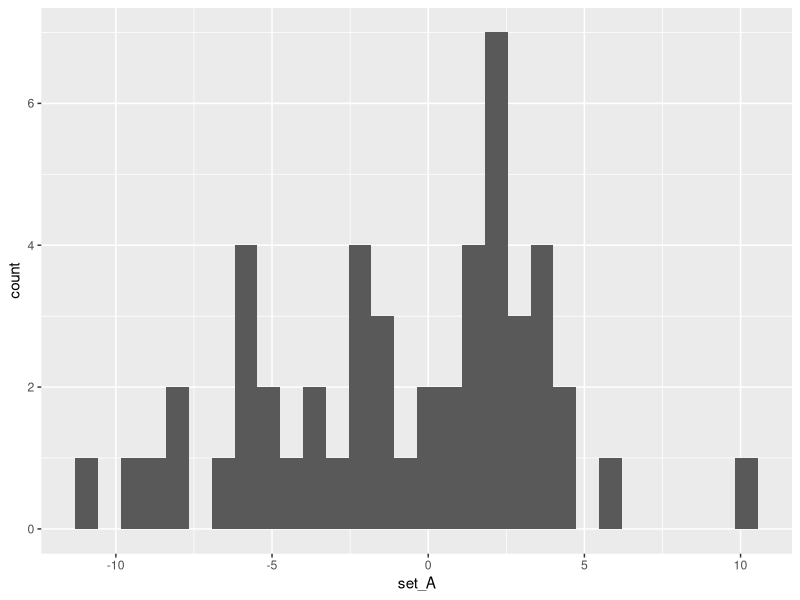
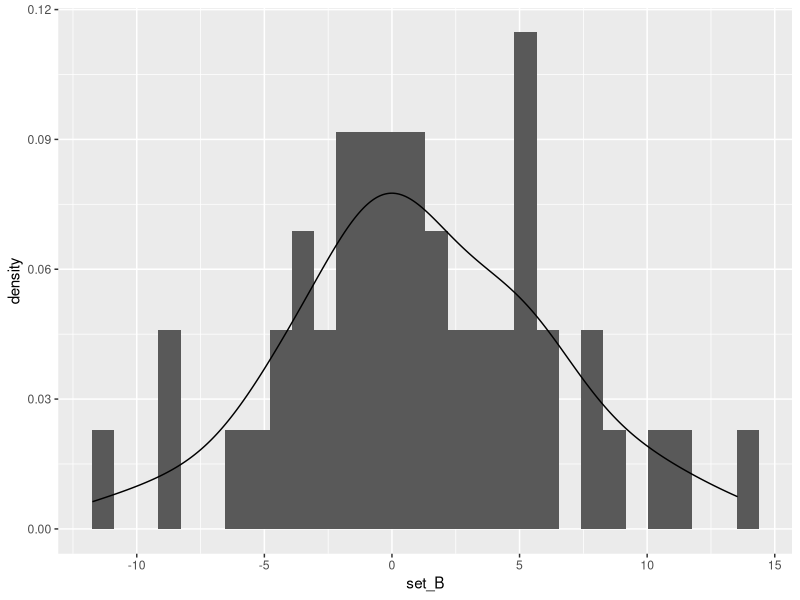
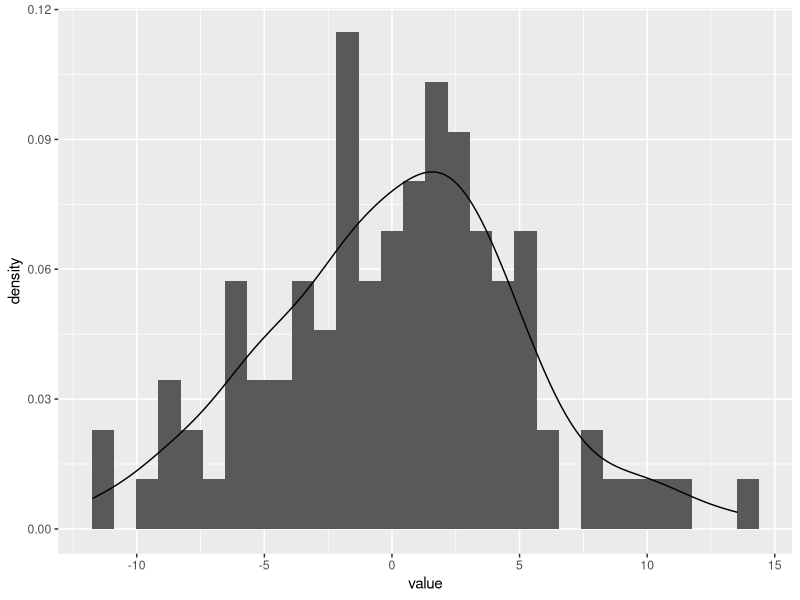
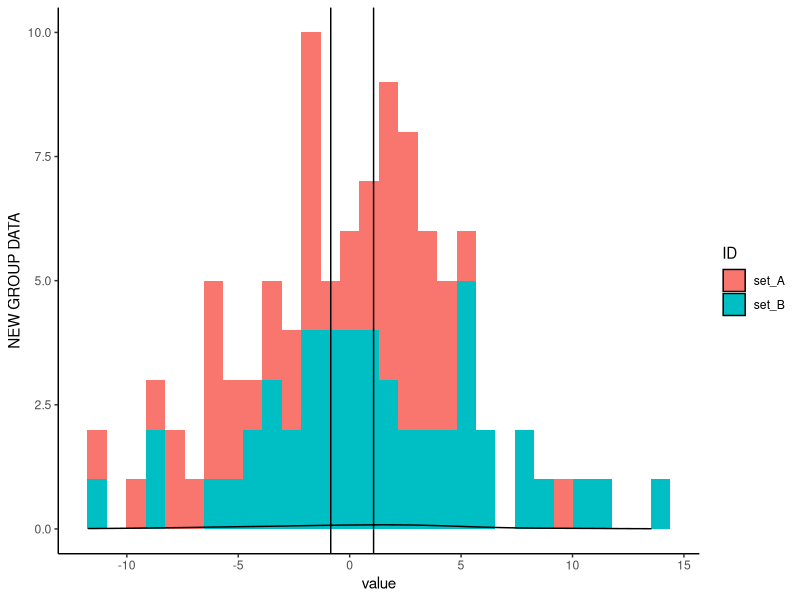
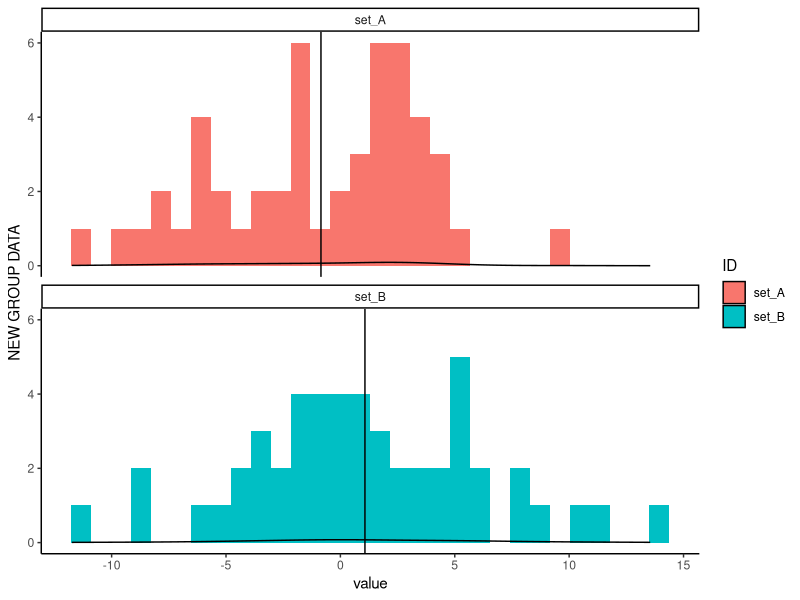
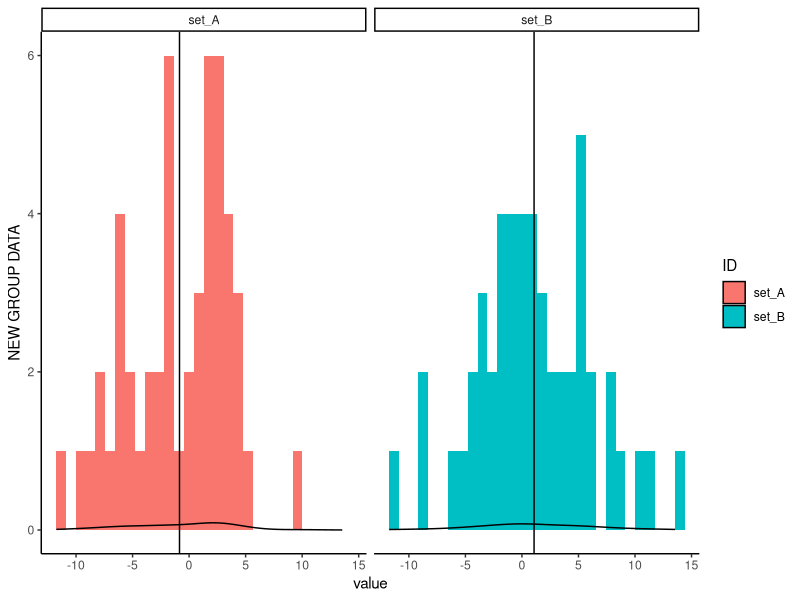
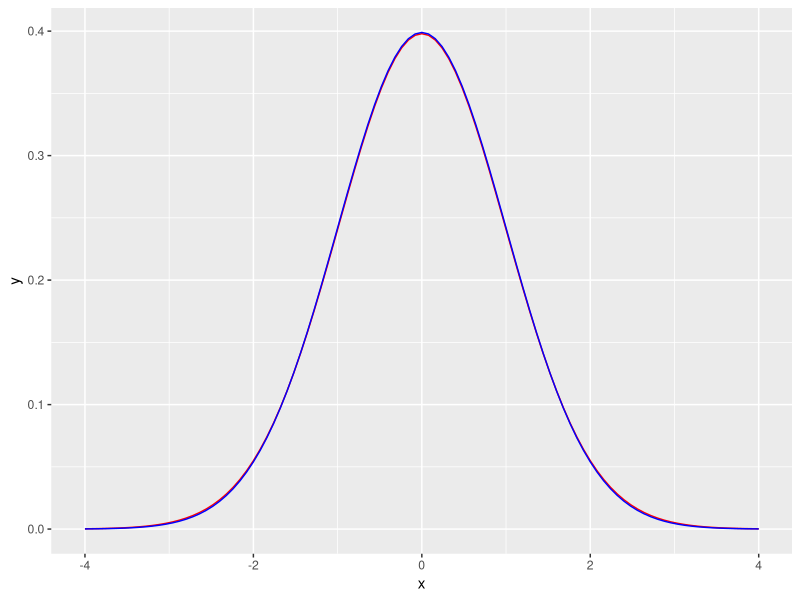
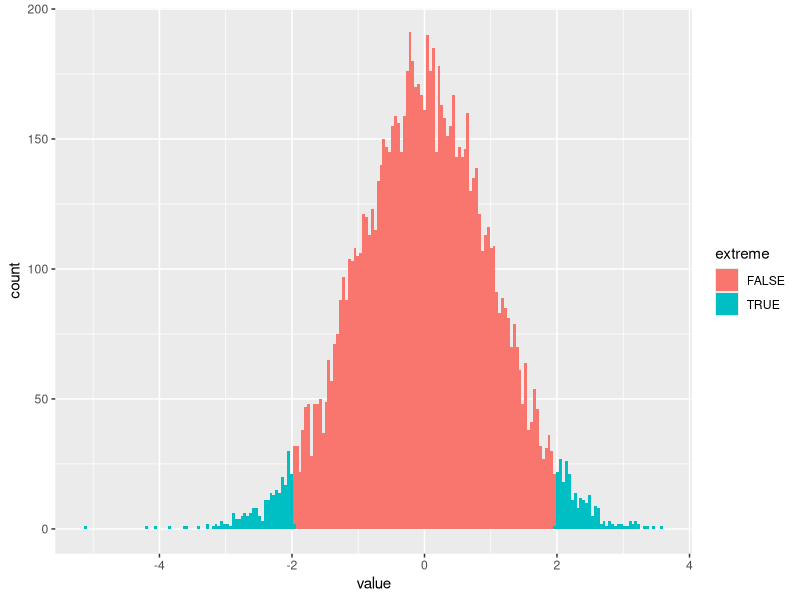

Recreate these plots in R, in order.
## ---- chunk 1
knitr::opts_chunk$set(echo = TRUE)
## ---- chunk 2
library(tidyverse)
group_data <- read_csv("./data/GroupData12Aug.csv")

head(group_data)

## ---- chunk 3
ggplot(data = group_data,aes(x = set_A))+geom_histogram()
## ---- chunk 4
ggplot(data = group_data,aes(x = set_B))+geom_histogram(aes(y = ..density..))+geom_density()
## ---- chunk 5
# new_group_data <- pivot_longer(...)
as.numeric(group_data$set_A)
as.numeric(group_data$set_B)
new_group_data<-group_data %>% pivot_longer(cols=c('set_A', 'set_B'),
                    names_to='ID',
                    values_to='value')
head(new_group_data)
## ---- chunk 6

ggplot(data = new_group_data,aes(x = value))+geom_histogram(aes(y = ..density..))+geom_density()
## ---- chunk 7
means_group_data <- new_group_data %>% group_by(ID) %>%  mutate(mean = mean(value))
head(means_group_data)
## ---- chunk 8
p2<-ggplot(data = means_group_data,aes(x = value))+geom_histogram(aes(fill=ID))+ylab("NEW GROUP DATA")+theme_classic()+geom_density()+geom_vline(aes(xintercept = mean, group = ID), colour = 'black')
p2 
## ---- chunk 9
p2<-ggplot(data = means_group_data,aes(x = value))+geom_histogram(aes(fill=ID))+ylab("NEW GROUP DATA")+theme_classic()+geom_density()+geom_vline(aes(xintercept = mean, group = ID), colour = 'black')+facet_wrap(~ID,ncol=1)
p2 
## ---- chunk 10
p2<-ggplot(data = means_group_data,aes(x = value))+geom_histogram(aes(fill=ID))+ylab("NEW GROUP DATA")+theme_classic()+geom_density()+geom_vline(aes(xintercept = mean, group = ID), colour = 'black')+facet_wrap(~ID,nrow=1)
p2 
## ---- chunk 11
t.test(group_data$set_A,group_data$set_B)
## ---- chunk 12
t_test_results <- t.test(group_data$set_A,group_data$set_B)
str(t_test_results)
## ---- chunk 13
t_test_statistic <- t_test_results$statistic
t_test_statistic
## ---- chunk 14
ggplot(tibble(x = c(-4, 4)), aes(x = x)) + stat_function(fun = dt, args = list(df = 98),colour="red") + stat_function(fun = dnorm, args = list(0,1),colour="blue")
## ---- chunk 15
sentence <- c("you","have","become","powerful")
sentence
sentence[c(3,4,1,2)]
## ---- chunk 16
permuted_sentence <- sentence[sample(4,replace=F)]
permuted_sentence
## ---- chunk 17
permutation <- sample(1:100,replace = F)
permuted_group_data <- new_group_data[permutation,]
head(permuted_group_data)

## ---- chunk 18
permuted_t_test_results <- t.test(permuted_group_data$value[which(permuted_group_data$ID=="set_A")],permuted_group_data$value[which(permuted_group_data$ID=="set_B")],var.equal=T)
str(permuted_t_test_results)
permuted_t_test_statistic <- permuted_t_test_results$statistic

## ---- chunk 19
new_group_data %>% mutate(ID = ID[sample(row_number())])

## ---- chunk 20
permuted_group_data <- new_group_data %>% mutate(ID = ID[sample(row_number())])
head(permuted_group_data)
## ---- chunk 21
permuted_t_test_statistic
## ---- chunk 22
# add 10000 loops variable
n_reps <- 10000
# create the sample distribution from 1 to 10000
samp_dist <- rep(0,n_reps)
# use the for loop to construct the loop structure
for (i in 1:n_reps)
{
    # generate the permuated group by sampling the ID
    permuted_group_data <- new_group_data %>% mutate(ID = ID[sample(row_number())])
    # use the t.test to figure out the mean difference between permuted set_A and set_B
    permuted_t_test_results <- t.test(permuted_group_data$value[which(permuted_group_data$ID=="set_A")],permuted_group_data$value[which(permuted_group_data$ID=="set_B")],var.equal=T)
# loop again
    samp_dist[i] <- permuted_t_test_results$statistic
}
## ---- chunk 23
set_A <- group_data$set_A
set_B <- group_data$set_B
mean_A <- mean(group_data$set_A)
mean_B <- mean(group_data$set_B)
pooled_sd <- sd(c(set_A-mean_A,set_B-mean_B))
t_stat <- ((mean_A - mean_B)/pooled_sd) / (sqrt(1/50 + 1/50) * sqrt((50+50-1)/(50-1+50-1)))
t_stat
## ---- chunk 24
# All the sample distribution data and its absolute value compared with t_test_statistic
plot_tibble <- tibble(value = samp_dist,extreme = (abs(samp_dist) > abs(t_test_statistic)))
# use ggplot to create the histogram of plot_tibble
ggplot(plot_tibble,aes(x=value,fill=extreme))+geom_histogram(bins=200)
plot_tibble
## ---- chunk 25
permutation_pvalue <- mean(plot_tibble$extreme)
permutation_pvalue
## ---- chunk 26
tibble(permutation_pvalue,t_test_results$p.value)
## ---- chunk 27
ggplot(plot_tibble, aes(x = value)) + geom_histogram(aes(y = ..density..),bins=50) + stat_function(fun = dt, args = list(df = 98),colour="red")
## ---- chunk 28
knitr::opts_chunk$set(echo = TRUE)
## ---- chunk 29
library(tidyverse)
## ---- chunk 30
boot_sample <- group_data$set_A[sample(1:50,replace=TRUE)]
## ---- chunk 31
tibble(mean(boot_sample),mean(group_data$set_A))
## ---- chunk 32
n_reps <- 10000
boot_dist_A <- rep(0,n_reps)
for (i in 1:n_reps)
{
    boot_sample <- group_data$set_A[sample(1:50,replace=TRUE)]
    boot_dist_A[i] <- mean(boot_sample)
}
bootDistA<-tibble(boot_dist_A)
bootDistA
## ---- chunk 33
p2<-ggplot(bootDistA ,aes(x = boot_dist_A))+geom_histogram()+geom_vline(aes(xintercept = mean(group_data$set_A)), colour = 'black')
p2 
## ---- chunk 34
combined_set <- c(set_A-mean(set_A),set_B-mean(set_B))
boot_combined <- combined_set[sample(1:100,replace=TRUE)]
boot_A <- boot_combined[1:50]
boot_B <- boot_combined[51:100]
boot_AB<-tibble(boot_A,boot_B)

## ---- chunk 35
boot_t_test_results <- t.test(boot_A,boot_B,var.equal=T)
str(boot_t_test_results)
## ---- chunk 36
# add 10000 loops variable
n_reps <- 10000
# create the sample distribution from 1 to 10000
boot_samp_dist <- rep(0,n_reps)
boot_t_test_results<-rep(0,n_reps)
# use the for loop to construct the loop structure
for (i in 1:n_reps)
{
    combined_set <- c(set_A-mean(set_A),set_B-mean(set_B))
    boot_combined_data  <- combined_set[sample(1:100,replace=TRUE)]
    boot_A1 <- boot_combined_data[1:50]
    boot_B1 <- boot_combined_data[51:100]
    # boot_AB<-tibble(boot_A,boot_B)
    # as.numeric(boot_A)
    # as.numeric(boot_B)
    # new_group_data<- boot_AB%>%pivot_longer(cols=c('boot_A', 'boot_B'),
    #                 names_to='ID',
    #                 values_to='value')
    # boot_t_test_results <- t.test(boot_A1,boot_B1,var.equal=T)
# add loop counter
    boot_samp_dist[i] <- t.test(boot_A1,boot_B1,var.equal=T)$statistic
    
}
## ---- chunk 37
comparison_samp_dist<-tibble(boot_samp_dist,samp_dist)
# as.numeric(boot_samp_dist)
# as.numeric(samp_dist)
comparison_data<- comparison_samp_dist%>%pivot_longer(cols=c('boot_samp_dist', 'samp_dist'),
                    names_to='ID',
                    values_to='value')
head(comparison_data)

comparison_plot<- ggplot(comparison_data,aes(x=value))+geom_histogram(aes(fill=ID))+facet_wrap(~ID,nrow=1)
comparison_plot
## ---- chunk 38
boot_pvalue_tibble <- tibble(value = boot_samp_dist,extreme = (abs(samp_dist) > abs(t_test_statistic)))

boot_pvalue<- sum(boot_pvalue_tibble$extreme)/10000
boot_pvalue
